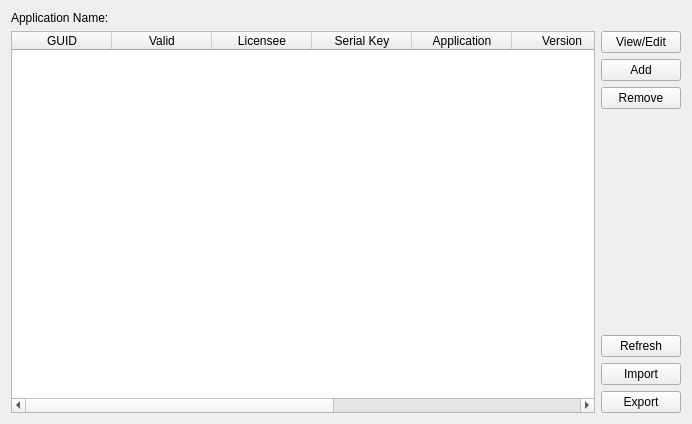
<?xml version="1.0" encoding="UTF-8"?>
<ui version="4.0">
 <class>ZELNLicenseManagerDialog</class>
 <widget class="QWidget" name="ZELNLicenseManagerDialog">
  <property name="geometry">
   <rect>
    <x>0</x>
    <y>0</y>
    <width>692</width>
    <height>424</height>
   </rect>
  </property>
  <property name="windowTitle">
   <string>Zinek License Manager</string>
  </property>
  <property name="windowIcon">
   <iconset resource="ZELNLauncher.qrc">
    <normaloff>:/ZELNLauncher/Resources/ZinekEngine.ico</normaloff>:/ZELNLauncher/Resources/ZinekEngine.ico</iconset>
  </property>
  <layout class="QVBoxLayout" name="verticalLayout_2">
   <item>
    <widget class="QLabel" name="label">
     <property name="text">
      <string>Application Name:</string>
     </property>
    </widget>
   </item>
   <item>
    <layout class="QHBoxLayout" name="horizontalLayout">
     <item>
      <widget class="QTableWidget" name="tblLicenses">
       <property name="editTriggers">
        <set>QAbstractItemView::NoEditTriggers</set>
       </property>
       <property name="alternatingRowColors">
        <bool>true</bool>
       </property>
       <property name="selectionBehavior">
        <enum>QAbstractItemView::SelectRows</enum>
       </property>
       <property name="sortingEnabled">
        <bool>true</bool>
       </property>
       <column>
        <property name="text">
         <string>GUID</string>
        </property>
       </column>
       <column>
        <property name="text">
         <string>Valid</string>
        </property>
       </column>
       <column>
        <property name="text">
         <string>Licensee</string>
        </property>
       </column>
       <column>
        <property name="text">
         <string>Serial Key</string>
        </property>
       </column>
       <column>
        <property name="text">
         <string>Application</string>
        </property>
       </column>
       <column>
        <property name="text">
         <string>Version</string>
        </property>
       </column>
       <column>
        <property name="text">
         <string>Edition</string>
        </property>
       </column>
       <column>
        <property name="text">
         <string>Scope</string>
        </property>
       </column>
       <column>
        <property name="text">
         <string>Enabled</string>
        </property>
       </column>
      </widget>
     </item>
     <item>
      <layout class="QVBoxLayout" name="verticalLayout">
       <item>
        <widget class="QPushButton" name="btnViewEdit">
         <property name="text">
          <string>View/Edit</string>
         </property>
        </widget>
       </item>
       <item>
        <widget class="QPushButton" name="btnAdd">
         <property name="text">
          <string>Add</string>
         </property>
        </widget>
       </item>
       <item>
        <widget class="QPushButton" name="btnRemove">
         <property name="text">
          <string>Remove</string>
         </property>
        </widget>
       </item>
       <item>
        <spacer name="verticalSpacer">
         <property name="orientation">
          <enum>Qt::Vertical</enum>
         </property>
         <property name="sizeHint" stdset="0">
          <size>
           <width>20</width>
           <height>40</height>
          </size>
         </property>
        </spacer>
       </item>
       <item>
        <widget class="QPushButton" name="btnRefresh">
         <property name="text">
          <string>Refresh</string>
         </property>
        </widget>
       </item>
       <item>
        <widget class="QPushButton" name="btnImport">
         <property name="text">
          <string>Import</string>
         </property>
        </widget>
       </item>
       <item>
        <widget class="QPushButton" name="btnExport">
         <property name="text">
          <string>Export</string>
         </property>
        </widget>
       </item>
      </layout>
     </item>
    </layout>
   </item>
  </layout>
 </widget>
 <tabstops>
  <tabstop>tblLicenses</tabstop>
  <tabstop>btnViewEdit</tabstop>
  <tabstop>btnAdd</tabstop>
  <tabstop>btnRemove</tabstop>
  <tabstop>btnImport</tabstop>
  <tabstop>btnExport</tabstop>
 </tabstops>
 <resources>
  <include location="ZELNLauncher.qrc"/>
 </resources>
 <connections/>
</ui>
